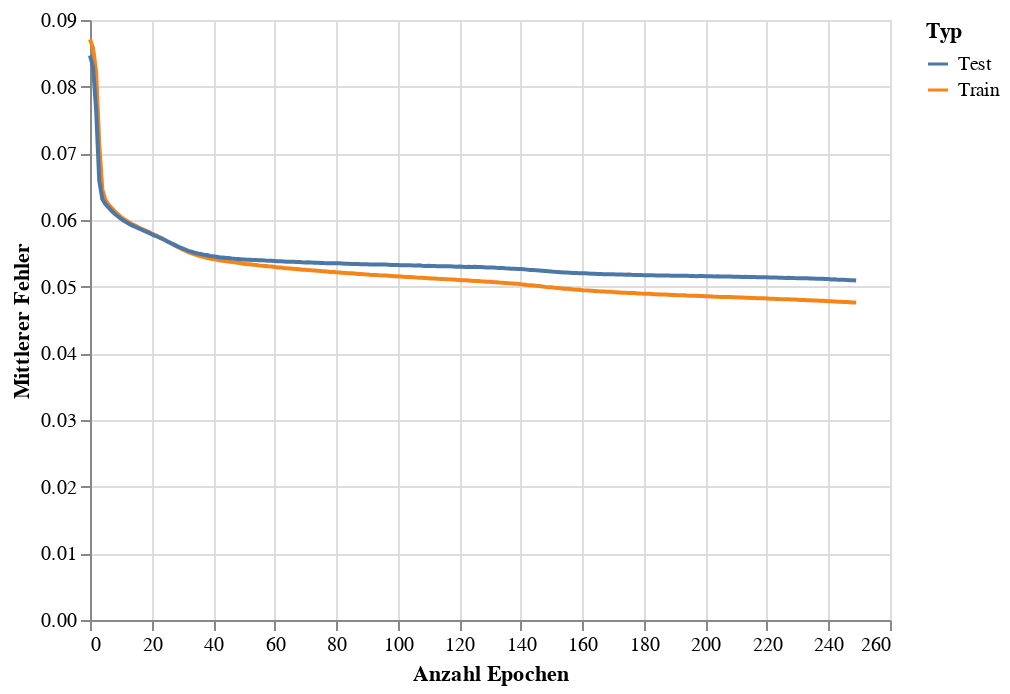

The notebook cell saved with this chart:
### Code cell
train_eval_loss_chart = alt.Chart(loss_df).mark_line().encode(
    x = alt.X('Epoch', title='Anzahl Epochen'),
    y = alt.Y('Loss',title='Mittlerer Fehler'),
    color = alt.Color('Type',title='Typ')
)
train_eval_loss_chart

### Figure 1 — Vega-Lite specification as saved in the notebook (floating-point values rounded to 4 significant figures; data arrays with more than 128 entries replaced by an {"elided": "..."} marker saying what was removed)
{"config": {"view": {"continuousWidth": 400, "continuousHeight": 300}}, "data": {"name": "data-7145673748e8a8dd8fb5f9722bc78bba"}, "mark": "line", "encoding": {"color": {"field": "Type", "title": "Typ", "type": "nominal"}, "x": {"field": "Epoch", "title": "Anzahl Epochen", "type": "quantitative"}, "y": {"field": "Loss", "title": "Mittlerer Fehler", "type": "quantitative"}}, "$schema": "https://vega.github.io/schema/vega-lite/v4.17.0.json", "datasets": {"data-7145673748e8a8dd8fb5f9722bc78bba": {"elided": "500 records"}}}
